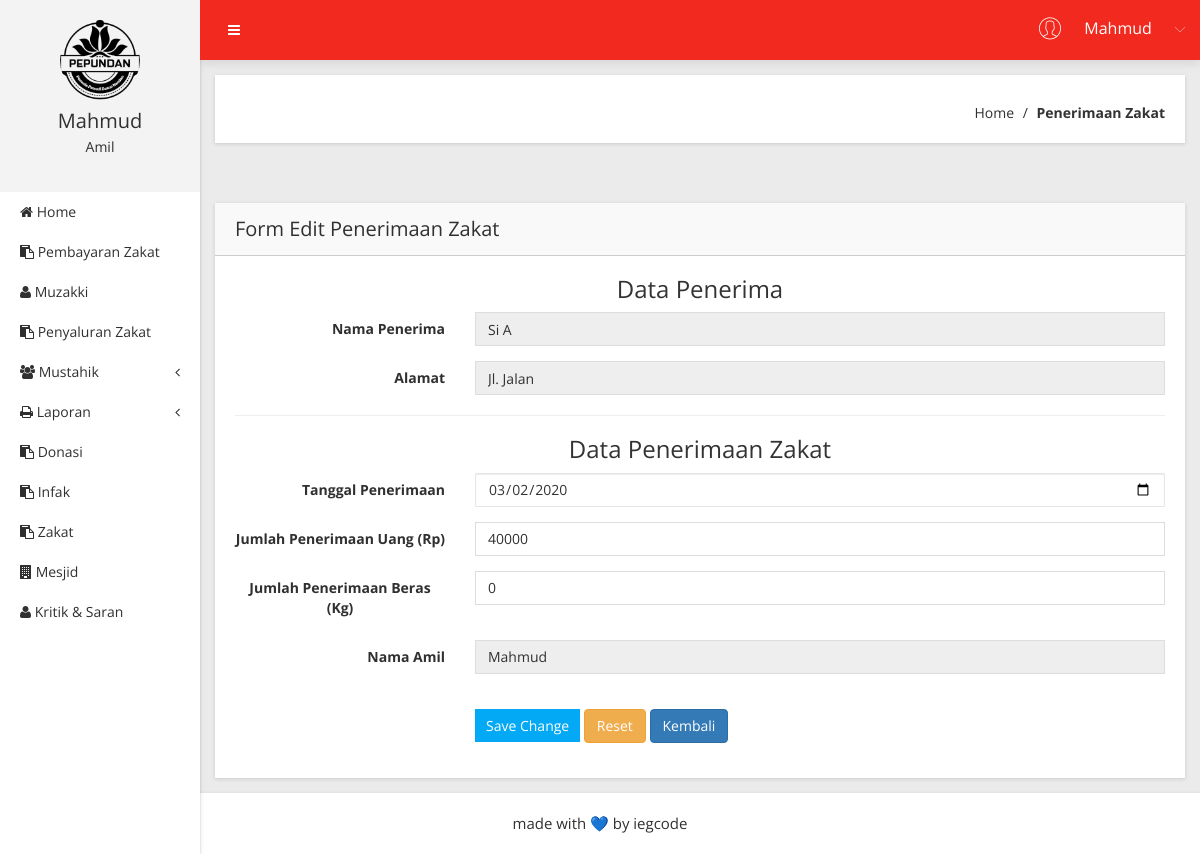
The app's page /Penerimaan/form_edit/1 (signed in) with its own data.
### tables this page shows
CREATE TABLE `t_penerimaan` (
  `id_penerimaan` int(11) NOT NULL,
  `id_amil` int(11) NOT NULL,
  `id_penerima` int(11) NOT NULL,
  `tgl_penerimaan` date NOT NULL,
  `jumlah_penerimaan_uang` int(11) NOT NULL,
  `jumlah_penerimaan_beras` double NOT NULL
);

CREATE TABLE `t_penerima` (
  `id_penerima` int(11) NOT NULL,
  `nama_penerima` varchar(30) NOT NULL,
  `kategori` varchar(20) NOT NULL,
  `alamat_penerima` varchar(30) NOT NULL,
  `status` varchar(1) NOT NULL
);

### app/core/controller.php (called while the page is built, shortened)
<?php
class controller {
	public function view($view, $data = [])
	{
		require_once 'app/views/' . $view .'.php';
	}
	public function model ($model)
	{
		return new $model;
	}
}

### app/controllers/Penerimaan.php (called while the page is built, shortened)
<?php
class Penerimaan extends Controller {
	public function form_edit($id)
	{
		$data['judul'] = 'Detail Penerimaan';
		$data['pnr'] = $this->model('Penerimaan_model')->getPenerimaanById($id);
		$data['Amil'] = $this->model('Amil_model')->sesiAmil();
		$this->view('Penerimaan/form_edit', $data);
	}
}

### app/core/app.php (called while the page is built, shortened)
<?php
class app {
	protected $method = 'index';
	protected $params = [];
	public function __construct ()
	{
		$url = $this->parseURL();
		if (file_exists('app/controllers/' . $url[0] . '.php')) {
			unset($url[0]);
		}
		$this->controller = new $this->controller;
		if (isset($url[1])) {
          if (method_exists($this->controller, $url[1])) {				$this->method = $url[1];
           unset($url[1]);
       }
   }
   if ( !empty($url)) {
     $this->params = array_values($url);
 }
 call_user_func_array([$this->controller, $this->method], $this->params);
}
public function parseURL()
{
  if (isset($_GET['url'])) {
     $url = rtrim($_GET['url'], '/');
     $url = filter_var($url, FILTER_SANITIZE_URL);
     $url = explode('/', $url);
     return $url;
 }
}
}

### index.php (called while the page is built, shortened)
<?php
$app = new app;

### app/core/database.php (called while the page is built, shortened)
<?php
class Database {
	private $host = DB_HOST;
	private $user = DB_USER;
	private $pass = DB_PASS;
	private $db_name = DB_NAME;
PRIVATE $dbh;
private $stmt;
	public function __construct()
	{
		$dsn = 'mysql:host=' .$this->host. ';dbname=' .$this->db_name;
		$option= [
			PDO::ATTR_PERSISTENT =>true,
			PDO::ATTR_ERRMODE => PDO::ERRMODE_EXCEPTION
		];
		try{
			$this->dbh = new PDO($dsn, $this->user, $this->pass, $option);
		} catch(PDOException $e) {
			die($e->getMessage());
		}
	}
public function query($query){
	$this->stmt= $this->dbh->prepare($query);
}
public function bind($param, $value, $type= null){
if(is_null($type)){
	switch ( true ) {
			default :
			$type = PDO::PARAM_STR;
	}
}
$this->stmt->bindValue($param,$value,$type);
}
public function execute()
{
	$this->stmt->execute();
}
public function single()
{
	$this->execute();
	return $this->stmt->fetchALL(PDO::FETCH_ASSOC);
}
}
?>

### app/models/Penerimaan_model.php (called while the page is built, shortened)
<?php
class Penerimaan_model {
	private $db;
	public function __construct(){
		$this->db = new database;
	}
	public function getPenerimaanById($id)
	{
		$this->db->query("SELECT * FROM t_penerimaan join t_penerima using(id_penerima) WHERE id_penerimaan=:id");
		$this->db->bind('id',$id);
		return $this->db->single();
	}
}

### app/views/Penerimaan/form_edit.php (the view, shortened to what this page needs)
<?php foreach( $data['pnr'] as $dt ) : ?>
<?php endforeach;?>
            <div class="breadcome-area mg-b-30 small-dn">
                <div class="container-fluid">
                    <div class="row">
                        <div class="col-lg-12">
                            <div class="breadcome-list shadow-reset">
                                <div class="row">
                                    <div class="col-lg-6">
                                        <div class="breadcome-heading">
                                        </div>
                                    </div>
                                    <div class="col-lg-6">
                                        <ul class="breadcome-menu">
                                            <li><a href="<?=BASEURL;?>/home_index">Home</a> <span class="bread-slash">/</span>
                                            </li>
                                            <li><span class="bread-blod">Penerimaan Zakat</span>
                                            </li>
                                        </ul>
                                    </div>
                                </div>
                            </div>
                        </div>
                    </div>
                </div>
            </div>
            <div class="data-table-area mg-b-15">
                <div class="container-fluid">
                    <div class="row">
                        <div class="col-lg-12">
                            <div class="sparkline12-list shadow-reset mg-t-30">
                                <div class="sparkline12-hd">
                                    <div class="main-sparkline12-hd">
                                        <h1>Form Edit Penerimaan Zakat</h1>
                                    </div>
                                </div>
                                <div class="sparkline12-graph">
                                    <div class="basic-login-form-ad">
                                        <div class="row">
                                            <div class="col-lg-12">
                                                <div class="all-form-element-inner">
      <form action="<?= BASEURL; ?>/Penerimaan/edit_data" method="POST">
        <h3><center>Data Penerima</center></h3>
          <div class="form-group-inner">
              <div class="row">
                  <div class="col-lg-3">
                      <label class="login2 pull-right pull-right-pro">Nama Penerima</label>
                  </div>
                  <div class="col-lg-9">
                      <div class="form-select-list">
                         <input type="text" name='nama_penerima' class="form-control" required="" value="<?= $dt['nama_penerima']?>" readonly>
                      </div>
                  </div>
              </div>
          </div>
          <div class="form-group-inner">
              <div class="row">
                  <div class="col-lg-3">
                      <label class="login2 pull-right pull-right-pro">Alamat</label>
                  </div>
                  <div class="col-lg-9">
                      <div class="form-select-list">
                         <input type="text" name='alamat_penerima' class="form-control" required="" value="<?= $dt['alamat_penerima']?>" readonly>
                      </div>
                  </div>
              </div>
          </div>
          <hr>
          <h3><center>Data Penerimaan Zakat</center></h3>
          <div class="form-group-inner">
              <div class="row">
                  <div class="col-lg-3">
                      <label class="login2 pull-right pull-right-pro">Tanggal Penerimaan</label>
                  </div>
                  <div class="col-lg-9">
                      <div class="form-select-list">
                          <input type="date" name="tgl_penerimaan" class="form-control" value="<?= $dt['tgl_penerimaan']?>">
                      </div>
                  </div>
              </div>
          </div>
          <div class="form-group-inner">
              <div class="row">
                  <div class="col-lg-3">
                      <label class="login2 pull-right pull-right-pro">Jumlah Penerimaan Uang (Rp)</label>
                  </div>
                  <div class="col-lg-9">
                      <input type="text" name="jumlah_penerimaan_uang" class="form-control" value="<?= $dt['jumlah_penerimaan_uang']?>">
                  </div>
              </div>
          </div>
          <div class="form-group-inner">
              <div class="row">
                  <div class="col-lg-3">
                      <label class="login2 pull-right pull-right-pro">Jumlah Penerimaan Beras (Kg)</label>
                  </div>
                  <div class="col-lg-9">
                      <input type="text" name="jumlah_penerimaan_beras" class="form-control" value="<?= $dt['jumlah_penerimaan_beras']?>">
                  </div>
              </div>
          </div>
          <div class="form-group-inner">
              <div class="row">
                  <div class="col-lg-3">
                      <label class="login2 pull-right pull-right-pro">Nama Amil</label>
                  </div>
                  <div class="col-lg-9">
                      <div class="form-select-list">
                          <input type="text" name='nama_amil' class="form-control" value="<?= $_SESSION['username'];?>" readonly>
                      </div>
                  </div>
              </div>
          </div>
          <div class="form-group-inner">
              <div class="login-btn-inner">
                  <div class="row">
                      <div class="col-lg-3"></div>
                      <div class="col-lg-9">
                          <div class="login-horizental cancel-wp pull-left">
                              <button class="btn btn-sm btn-primary login-submit-cs" type="submit">Save Change</button>
                              <button class="btn btn-warning" type="reset">Reset</button>
                              <a href="<?= BASEURL; ?>/Penerimaan/"  button type="button" class="btn btn-primary">Kembali</a>
                          </div>
                      </div>
                  </div>
              </div>
          </div>
      </form>
                                                </div>
                                            </div>
                                        </div>
                                    </div>
                                </div>
                            </div>
                        </div>
                    </div>
                </div>
            </div>
        </div>
    </div>

### records on screen
t_penerimaan: nama_penerima "Si A", alamat_penerima "Jl. Jalan", tgl_penerimaan "03/02/2020", jumlah_penerimaan_uang "40000", jumlah_penerimaan_beras "0"

### other values on screen
$_SESSION['username'] "Mahmud"
$level "Amil"
